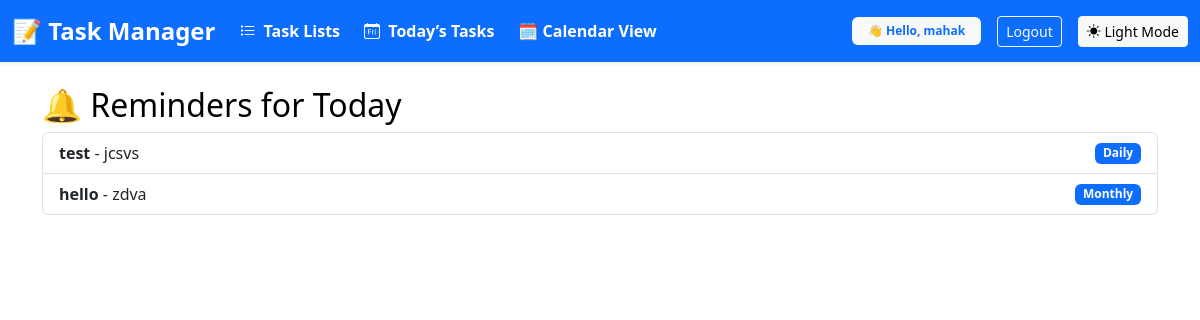
The app's page /reminders/ (signed in) with its own data.
### tasks/models.py (models this page shows, shortened)
class Task(models.Model):
    PRIORITY_CHOICES = [
        ('L', 'Low'),
        ('M', 'Medium'),
        ('H', 'High'),
    ]
    user = models.ForeignKey(User, on_delete=models.CASCADE, null=True, blank=True)
    title = models.CharField(max_length=200)
    description = models.TextField(blank=True, null=True)
    complete = models.BooleanField(default=False)
    created = models.DateTimeField(auto_now_add=True)
    due_date = models.DateField(null=True, blank=True)
    priority = models.CharField(max_length=1, choices=PRIORITY_CHOICES, default='M')
    task_list = models.ForeignKey(TaskList, on_delete=models.CASCADE, null=True, blank=True)
    RECUR_FREQUENCY_CHOICES = [
        ('N', 'None'),
        ('D', 'Daily'),
        ('W', 'Weekly'),
        ('M', 'Monthly'),
        ('Y', 'Yearly'),
    ]
    recur_frequency = models.CharField(
        max_length=1,
        choices=RECUR_FREQUENCY_CHOICES,
        default='N'
    )

### tasks/views.py (the view)
# urls.py: path('reminders/', views.task_reminders, name='task-reminders'),
@login_required
def task_reminders(request):
    today = date.today()
    weekday = today.weekday()  # Monday=0, Sunday=6
    tasks = Task.objects.filter(user=request.user)
    reminders = []
    for task in tasks:
        if task.due_date == today:
            reminders.append(task)
        elif task.recur_frequency == 'D':
            reminders.append(task)
        elif task.recur_frequency == 'W' and task.due_date and task.due_date.weekday() == weekday:
            reminders.append(task)
        elif task.recur_frequency == 'M' and task.due_date and task.due_date.day == today.day:
            reminders.append(task)
        elif task.recur_frequency == 'Y' and task.due_date and task.due_date.month == today.month and task.due_date.day == today.day:
            reminders.append(task)
    return render(request, 'tasks/reminders.html', {'reminders': reminders})

### templates/tasks/reminders.html (shortened to what this page needs)
{% extends 'base.html' %}
{% block content %}
<h2>🔔 Reminders for Today</h2>
{% if reminders %}
  <ul class="list-group">
    {% for task in reminders %}
      <li class="list-group-item d-flex justify-content-between align-items-center">
        <div>
          <strong>{{ task.title }}</strong> - {{ task.description|default:"No description" }}
        </div>
        <span class="badge bg-primary">
          {{ task.get_recur_frequency_display }}
        </span>
      </li>
    {% endfor %}
  </ul>
{% else %}
  <p>No reminders for today.</p>
{% endif %}
{% endblock %}

### templates/base.html (shortened to what this page needs)
<!DOCTYPE html>
<html lang="en">
<head>
  <link href="https://cdn.jsdelivr.net/npm/bootstrap@5.3.0/dist/css/bootstrap.min.css" rel="stylesheet" />
  <link href="https://cdn.jsdelivr.net/npm/bootstrap-icons/font/bootstrap-icons.css" rel="stylesheet" />
</head>
<body>
  <nav class="navbar navbar-expand-lg navbar-dark bg-primary shadow-sm">
    <div class="container-fluid">
      <a class="navbar-brand fw-bold fs-4" href="{% url 'task-list' %}">📝 Task Manager</a>
      <div class="collapse navbar-collapse justify-content-between" id="navbarNav">
        <ul class="navbar-nav gap-2">
          <li class="nav-item">
            <a class="nav-link text-white fw-semibold" href="{% url 'task-lists' %}">
              <i class="bi bi-list-task me-1"></i> Task Lists
            </a>
          </li>
          <li class="nav-item">
            <a class="nav-link text-white fw-semibold" href="{% url 'today-tasks' %}">
              <i class="bi bi-calendar-day me-1"></i> Today’s Tasks
            </a>
          </li>
          <li class="nav-item">
            <a class="nav-link text-white fw-semibold" href="{% url 'task-calendar' %}">
              🗓 Calendar View
            </a>
          </li>
        </ul>
        <div class="d-flex align-items-center gap-3">
          {% if user.is_authenticated %}
            <span class="badge bg-light text-primary fw-bold px-3 py-2">
              👋 Hello, {{ user.username }}
            </span>
            <a class="btn btn-outline-light btn-sm" href="{% url 'logout' %}">Logout</a>
          {% else %}
            <a class="btn btn-outline-light btn-sm" href="{% url 'login' %}">Login</a>
            <a class="btn btn-light btn-sm" href="{% url 'register' %}">Register</a>
          {% endif %}
         <button id="themeToggleBtn" class="btn btn-light btn-sm" onclick="toggleTheme()">
  <i class="bi" id="themeIcon"></i> <span id="themeLabel">Theme</span>
</button>
      </div>
    </div>
  </nav>
  <div class="container mt-4">
    {% block content %}{% endblock %}
  </div>
</body>
</html>

### templates/base.html (style rules this page uses)
body { transition: background-color 0.3s ease, color 0.3s ease; background-color: #ffffff; color: #000000; }

### records on screen
Task: title "test", description "jcsvs", recur_frequency "Daily"
Task: title "hello", description "zdva", recur_frequency "Monthly"

### other values on screen
{{ user.username }} "mahak"
